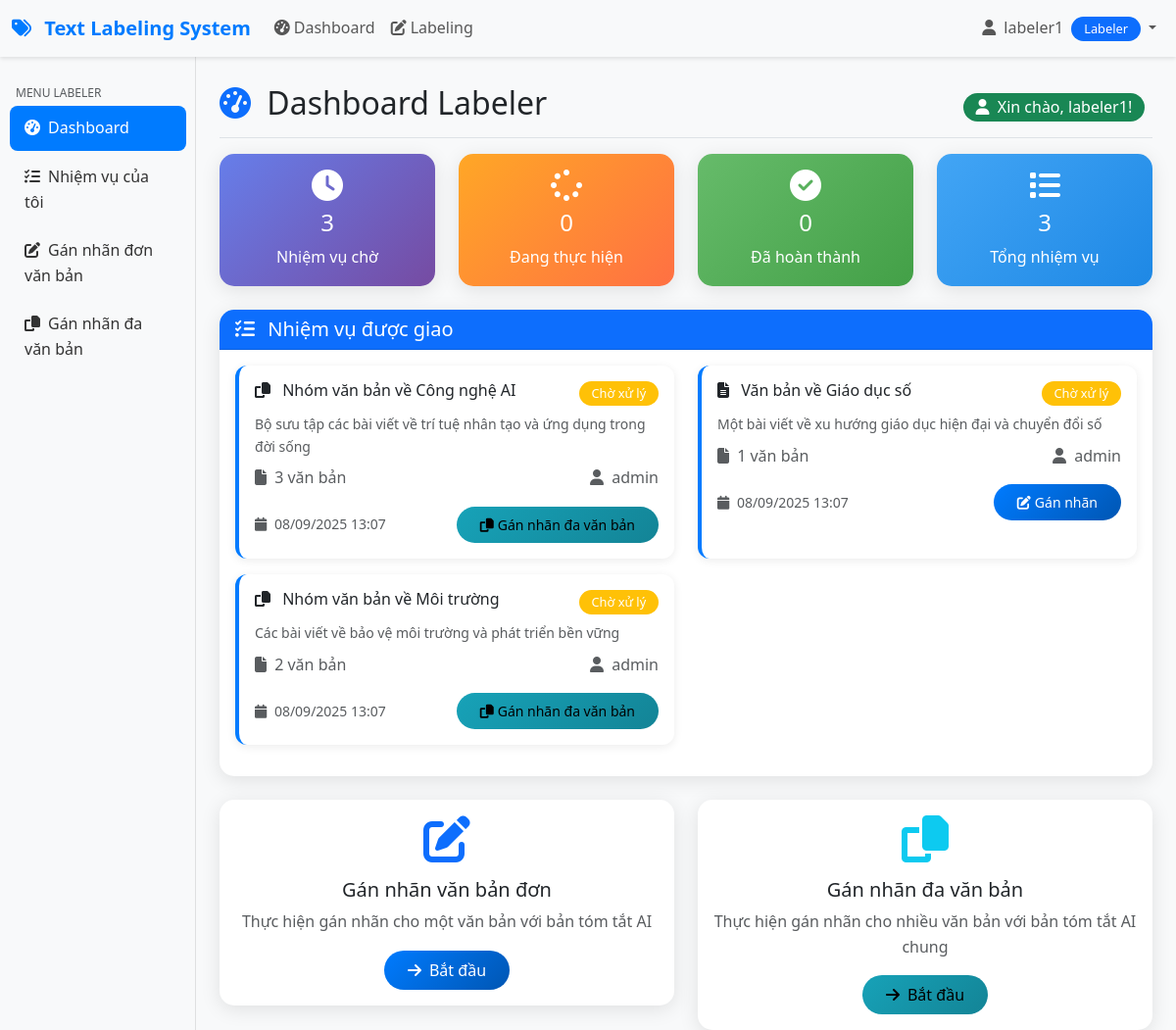
Page /labeler/dashboard.php (signed in) on the committed database.
### tables this page shows
CREATE TABLE `document_groups` (
  `id` int(11) NOT NULL AUTO_INCREMENT,
  `title` varchar(255) NOT NULL,
  `description` text,
  `group_type` enum('single','multi') NOT NULL DEFAULT 'single',
  `ai_summary` text NOT NULL,
  `uploaded_by` int(11) DEFAULT NULL,
  `assigned_labeler` int(11) DEFAULT NULL,
  `assigned_reviewer` int(11) DEFAULT NULL,
  `status` enum('pending','in_progress','completed','reviewed') NOT NULL DEFAULT 'pending',
  `priority` enum('low','medium','high') NOT NULL DEFAULT 'medium',
  `deadline` datetime DEFAULT NULL,
  `created_at` timestamp NOT NULL DEFAULT CURRENT_TIMESTAMP,
  `updated_at` timestamp NOT NULL DEFAULT CURRENT_TIMESTAMP ON UPDATE CURRENT_TIMESTAMP,
  PRIMARY KEY (`id`),
  KEY `idx_uploaded_by` (`uploaded_by`),
  KEY `idx_assigned_labeler` (`assigned_labeler`),
  KEY `idx_assigned_reviewer` (`assigned_reviewer`),
  KEY `idx_status` (`status`),
  KEY `idx_group_type` (`group_type`),
  KEY `idx_created_at` (`created_at`),
  CONSTRAINT `fk_groups_uploader` FOREIGN KEY (`uploaded_by`) REFERENCES `users` (`id`) ON DELETE SET NULL,
  CONSTRAINT `fk_groups_labeler` FOREIGN KEY (`assigned_labeler`) REFERENCES `users` (`id`) ON DELETE SET NULL,
  CONSTRAINT `fk_groups_reviewer` FOREIGN KEY (`assigned_reviewer`) REFERENCES `users` (`id`) ON DELETE SET NULL
);

CREATE TABLE `users` (
  `id` int(11) NOT NULL AUTO_INCREMENT,
  `username` varchar(50) NOT NULL UNIQUE,
  `password` varchar(255) NOT NULL,
  `full_name` varchar(100) NOT NULL,
  `email` varchar(100) NOT NULL UNIQUE,
  `role` enum('admin','labeler','reviewer') NOT NULL DEFAULT 'labeler',
  `is_active` tinyint(1) NOT NULL DEFAULT 1,
  `created_at` timestamp NOT NULL DEFAULT CURRENT_TIMESTAMP,
  `updated_at` timestamp NOT NULL DEFAULT CURRENT_TIMESTAMP ON UPDATE CURRENT_TIMESTAMP,
  PRIMARY KEY (`id`),
  KEY `idx_username` (`username`),
  KEY `idx_role` (`role`),
  KEY `idx_active` (`is_active`)
);

### labeler/dashboard.php (the view, shortened to what this page needs)
<?php
require_once '../config/database.php';
$user_id = $_SESSION['user_id'];
$username = $_SESSION['username'] ?? 'Unknown';
try {
    $stmt = $pdo->prepare("
        SELECT
            dg.id as group_id,
            dg.title,
            dg.description,
            dg.group_type,
            dg.status,
            dg.created_at,
            COUNT(d.id) as document_count,
            u.username as uploaded_by_user
        FROM document_groups dg
        LEFT JOIN documents d ON dg.id = d.group_id
        LEFT JOIN users u ON dg.uploaded_by = u.id
        WHERE dg.assigned_labeler = ?
        GROUP BY dg.id
        ORDER BY dg.created_at DESC
    ");
    $stmt->execute([$user_id]);
    $assigned_tasks = $stmt->fetchAll();
    $stmt = $pdo->prepare("
        SELECT COUNT(*) as completed_count
        FROM document_groups
        WHERE assigned_labeler = ? AND status = 'completed'
    ");
    $stmt->execute([$user_id]);
    $completed_count = $stmt->fetch()['completed_count'];
    $stmt = $pdo->prepare("
        SELECT COUNT(*) as in_progress_count
        FROM document_groups
        WHERE assigned_labeler = ? AND status = 'in_progress'
    ");
    $stmt->execute([$user_id]);
    $in_progress_count = $stmt->fetch()['in_progress_count'];
    $stmt = $pdo->prepare("
        SELECT COUNT(*) as pending_count
        FROM document_groups
        WHERE assigned_labeler = ? AND status = 'pending'
    ");
    $stmt->execute([$user_id]);
    $pending_count = $stmt->fetch()['pending_count'];
} catch (Exception $e) {
    $error_message = "Lỗi khi tải dữ liệu: " . $e->getMessage();
}
?>
<!DOCTYPE html>
<html lang="vi">
<head>
    <link href="https://cdnjs.cloudflare.com/ajax/libs/bootstrap/5.3.0/css/bootstrap.min.css" rel="stylesheet">
    <link href="https://cdnjs.cloudflare.com/ajax/libs/font-awesome/6.4.0/css/all.min.css" rel="stylesheet">
    <link href="../css/style.css" rel="stylesheet">
</head>
<body>
    <?php include '../includes/header.php'; ?>
    <div class="container-fluid">
        <div class="row">
            <nav class="col-md-3 col-lg-2 d-md-block bg-light sidebar">
                <div class="position-sticky pt-3">
                    <h6 class="sidebar-heading d-flex justify-content-between align-items-center px-3 mt-4 mb-1 text-muted">
                        <span>Menu Labeler</span>
                    </h6>
                    <ul class="nav flex-column">
                        <li class="nav-item">
                            <a class="nav-link active" href="dashboard.php">
                                <i class="fas fa-tachometer-alt me-2"></i>Dashboard
                            </a>
                        </li>
                        <li class="nav-item">
                            <a class="nav-link" href="my_tasks.php">
                                <i class="fas fa-tasks me-2"></i>Nhiệm vụ của tôi
                            </a>
                        </li>
                        <li class="nav-item">
                            <a class="nav-link" href="labeling.php">
                                <i class="fas fa-edit me-2"></i>Gán nhãn đơn văn bản
                            </a>
                        </li>
                        <li class="nav-item">
                            <a class="nav-link" href="multi_labeling.php">
                                <i class="fas fa-copy me-2"></i>Gán nhãn đa văn bản
                            </a>
                        </li>
                    </ul>
                </div>
            </nav>
            <main class="col-md-9 ms-sm-auto col-lg-10 px-md-4">
                <div class="d-flex justify-content-between flex-wrap flex-md-nowrap align-items-center pt-3 pb-2 mb-3 border-bottom">
                    <h1 class="h2">
                        <i class="fas fa-tachometer-alt me-2 text-primary"></i>
                        Dashboard Labeler
                    </h1>
                    <div class="btn-toolbar mb-2 mb-md-0">
                        <div class="btn-group me-2">
                            <span class="badge bg-success fs-6">
                                <i class="fas fa-user me-1"></i>
                                Xin chào, <?php echo htmlspecialchars($username); ?>!
                            </span>
                        </div>
                    </div>
                </div>
                <div class="row mb-4">
                    <div class="col-md-3">
                        <div class="card dashboard-card stat-card">
                            <div class="card-body text-center">
                                <i class="fas fa-clock fa-2x mb-2"></i>
                                <h4><?php echo $pending_count; ?></h4>
                                <p class="mb-0">Nhiệm vụ chờ</p>
                            </div>
                        </div>
                    </div>
                    <div class="col-md-3">
                        <div class="card dashboard-card" style="background: linear-gradient(135deg, #ffa726 0%, #ff7043 100%); color: white;">
                            <div class="card-body text-center">
                                <i class="fas fa-spinner fa-2x mb-2"></i>
                                <h4><?php echo $in_progress_count; ?></h4>
                                <p class="mb-0">Đang thực hiện</p>
                            </div>
                        </div>
                    </div>
                    <div class="col-md-3">
                        <div class="card dashboard-card" style="background: linear-gradient(135deg, #66bb6a 0%, #43a047 100%); color: white;">
                            <div class="card-body text-center">
                                <i class="fas fa-check-circle fa-2x mb-2"></i>
                                <h4><?php echo $completed_count; ?></h4>
                                <p class="mb-0">Đã hoàn thành</p>
                            </div>
                        </div>
                    </div>
                    <div class="col-md-3">
                        <div class="card dashboard-card" style="background: linear-gradient(135deg, #42a5f5 0%, #1e88e5 100%); color: white;">
                            <div class="card-body text-center">
                                <i class="fas fa-list fa-2x mb-2"></i>
                                <h4><?php echo count($assigned_tasks); ?></h4>
                                <p class="mb-0">Tổng nhiệm vụ</p>
                            </div>
                        </div>
                    </div>
                </div>
                <div class="card dashboard-card">
                    <div class="card-header bg-primary text-white">
                        <h5 class="mb-0">
                            <i class="fas fa-tasks me-2"></i>
                            Nhiệm vụ được giao
                        </h5>
                    </div>
                    <div class="card-body">
                        <?php if (empty($assigned_tasks)): ?>
                            <div class="text-center py-5">
                                <i class="fas fa-inbox fa-3x text-muted mb-3"></i>
                                <h5 class="text-muted">Chưa có nhiệm vụ nào được giao</h5>
                                <p class="text-muted">Hãy chờ admin giao nhiệm vụ cho bạn.</p>
                            </div>
                        <?php else: ?>
                            <div class="row">
                                <?php foreach ($assigned_tasks as $task): ?>
                                    <div class="col-md-6 mb-3">
                                        <div class="card task-card h-100">
                                            <div class="card-body">
                                                <div class="d-flex justify-content-between align-items-start mb-2">
                                                    <h6 class="card-title mb-0">
                                                        <i class="fas <?php echo $task['group_type'] === 'multi' ? 'fa-copy' : 'fa-file-text'; ?> me-2"></i>
                                                        <?php echo htmlspecialchars($task['title']); ?>
                                                    </h6>
                                                    <span class="badge status-badge <?php
                                                        echo $task['status'] === 'pending' ? 'bg-warning' :
                                                            ($task['status'] === 'in_progress' ? 'bg-info' :
                                                            ($task['status'] === 'completed' ? 'bg-success' : 'bg-secondary'));
                                                    ?>">
                                                        <?php
                                                        $status_text = [
                                                            'pending' => 'Chờ xử lý',
                                                            'in_progress' => 'Đang thực hiện',
                                                            'completed' => 'Đã hoàn thành',
                                                            'reviewed' => 'Đã review'
                                                        ];
                                                        echo $status_text[$task['status']] ?? $task['status'];
                                                        ?>
                                                    </span>
                                                </div>
                                                <p class="card-text text-muted small mb-2">
                                                    <?php echo htmlspecialchars($task['description']); ?>
                                                </p>
                                                <div class="d-flex justify-content-between align-items-center text-small">
                                                    <span class="text-muted">
                                                        <i class="fas fa-file me-1"></i>
                                                        <?php echo $task['document_count']; ?> văn bản
                                                    </span>
                                                    <span class="text-muted">
                                                        <i class="fas fa-user me-1"></i>
                                                        <?php echo htmlspecialchars($task['uploaded_by_user']); ?>
                                                    </span>
                                                </div>
                                                <div class="d-flex justify-content-between align-items-center mt-3">
                                                    <small class="text-muted">
                                                        <i class="fas fa-calendar me-1"></i>
                                                        <?php echo date('d/m/Y H:i', strtotime($task['created_at'])); ?>
                                                    </small>
                                                    <div class="btn-group">
                                                        <?php if ($task['status'] === 'pending' || $task['status'] === 'in_progress'): ?>
                                                            <?php if ($task['group_type'] === 'single'): ?>
                                                                <a href="labeling.php?group_id=<?php echo $task['group_id']; ?>"
                                                                   class="btn btn-primary btn-sm btn-action">
                                                                    <i class="fas fa-edit me-1"></i>Gán nhãn
                                                                </a>
                                                            <?php else: ?>
                                                                <a href="multi_labeling.php?group_id=<?php echo $task['group_id']; ?>"
                                                                   class="btn btn-info btn-sm btn-action">
                                                                    <i class="fas fa-copy me-1"></i>Gán nhãn đa văn bản
                                                                </a>
                                                            <?php endif; ?>
                                                        <?php else: ?>
                                                            <span class="btn btn-success btn-sm btn-action disabled">
                                                                <i class="fas fa-check me-1"></i>Đã hoàn thành
                                                            </span>
                                                        <?php endif; ?>
                                                    </div>
                                                </div>
                                            </div>
                                        </div>
                                    </div>
                                <?php endforeach; ?>
                            </div>
                        <?php endif; ?>
                    </div>
                </div>
                <div class="row mt-4">
                    <div class="col-md-6">
                        <div class="card dashboard-card">
                            <div class="card-body text-center">
                                <i class="fas fa-edit fa-3x text-primary mb-3"></i>
                                <h5>Gán nhãn văn bản đơn</h5>
                                <p class="text-muted">Thực hiện gán nhãn cho một văn bản với bản tóm tắt AI</p>
                                <a href="labeling.php" class="btn btn-primary btn-action">
                                    <i class="fas fa-arrow-right me-2"></i>Bắt đầu
                                </a>
                            </div>
                        </div>
                    </div>
                    <div class="col-md-6">
                        <div class="card dashboard-card">
                            <div class="card-body text-center">
                                <i class="fas fa-copy fa-3x text-info mb-3"></i>
                                <h5>Gán nhãn đa văn bản</h5>
                                <p class="text-muted">Thực hiện gán nhãn cho nhiều văn bản với bản tóm tắt AI chung</p>
                                <a href="multi_labeling.php" class="btn btn-info btn-action">
                                    <i class="fas fa-arrow-right me-2"></i>Bắt đầu
                                </a>
                            </div>
                        </div>
                    </div>
                </div>
            </main>
        </div>
    </div>
</body>
</html>

### rows in the picture
document_groups: title "Nhóm văn bản về Công nghệ AI", status "Chờ xử lý", description "Bộ sưu tập các bài viết về trí tuệ nhân tạo và ứng dụng trong đời sống", document_count "3", uploaded_by.username "admin", created_at "08/09/2025 13:07"
document_groups: title "Văn bản về Giáo dục số", status "Chờ xử lý", description "Một bài viết về xu hướng giáo dục hiện đại và chuyển đổi số", document_count "1", uploaded_by.username "admin", created_at "08/09/2025 13:07"
document_groups: title "Nhóm văn bản về Môi trường", status "Chờ xử lý", description "Các bài viết về bảo vệ môi trường và phát triển bền vững", document_count "2", uploaded_by.username "admin", created_at "08/09/2025 13:07"

### other values in the picture
$current_user "labeler1"
$current_role "Labeler"
$username "labeler1"
$pending_count "3"
$in_progress_count "0"
$completed_count "0"
count($assigned_tasks) "3"
